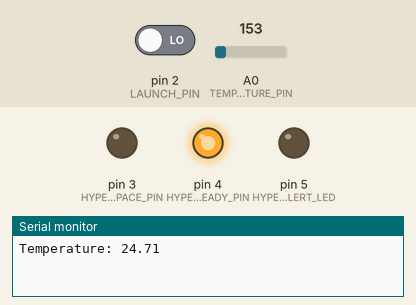
The sketch below on a simulated Arduino Uno, built with avr-gcc and run on an emulated ATmega328P. Shown: output pins drawn as LEDs (lit = HIGH), the last lines printed to the serial monitor. Dashed ring = blinking. Inputs (shaded band) come from the test bench; at power-on: A0 (TEMPERATURE_PIN) = 153, pin 2 (LAUNCH_PIN) LOW.

Above: at 5.2 s.
5.3 s: A0 (TEMPERATURE_PIN) set to 160
At 5.51 s:
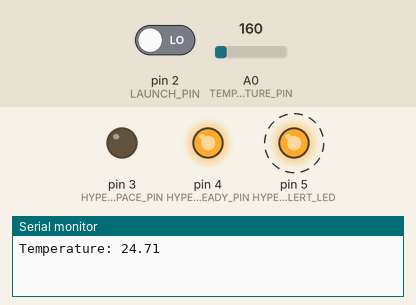
8.3 s: pin 2 (LAUNCH_PIN) driven HIGH
At 8.48 s:
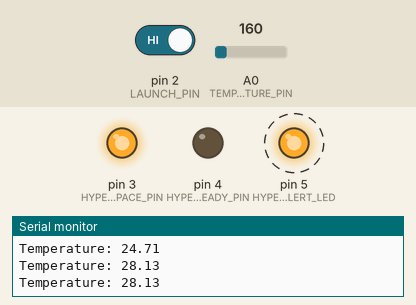
11.3 s: A0 (TEMPERATURE_PIN) set to 133
At 11.3 s:
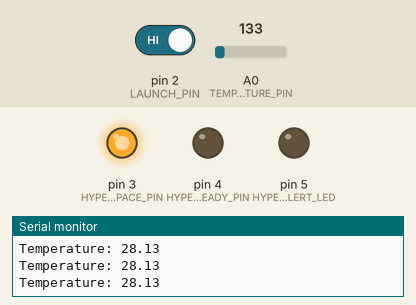
12.8 s: A0 (TEMPERATURE_PIN) set to 165
At 13.01 s:
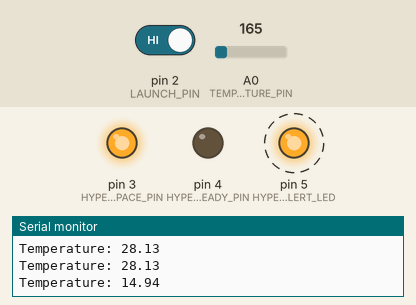
15.8 s: A0 (TEMPERATURE_PIN) set to 200
At 16.4 s:
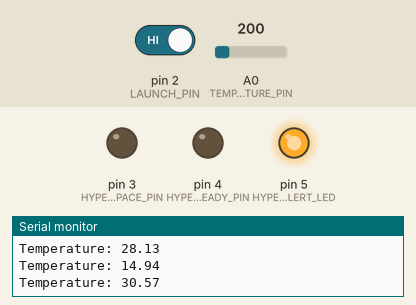
Timing chart, 0 to 18.8 s (numbered marks = the images above; inputs shaded):
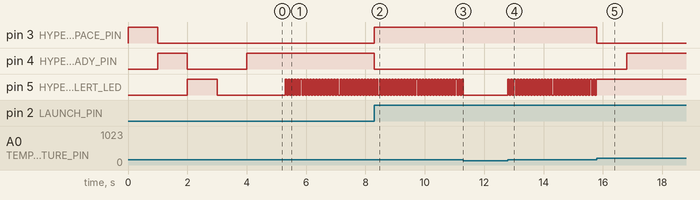

The sketch:

hyperspace_board_control.ino
```cpp
#include <stdio.h>

const uint8_t HYPERSPACE_PIN = 3;
const uint8_t HYPERSPACE_READY_PIN = 4;
const uint8_t HYPERSPACE_ALERT_LED = 5;
const uint8_t LAUNCH_PIN = 2;
const int TEMPERATURE_PIN = A0;

const uint16_t HYPERSPACE_LOADING_TIME = 1000;        // 5 seconds
const uint16_t HYPERSPACE_TEMPERATURE_ALERT = 25;     // 25 degree
const uint16_t HYPERSPACE_TEMPERATURE_SAFE_MODE = 40; // 40 degree
const uint16_t HYPERSPACE_ALERT_INTERVAL = 50;        // 50ms

const uint16_t READ_TEMP_INTERVAL = 2000; // 1 second

boolean override_save_mode = false;
uint8_t lastLaunchButtonState;
boolean hyperspaceOverheatedState = false;
unsigned long lastTemperatureReadMillis = 0;
unsigned long lastAlertMillis = 0;

#pragma region states

boolean hyperspaceAlertLedOn()
{
    return digitalRead(HYPERSPACE_ALERT_LED) == HIGH;
}

float getTemperature()
{
    float voltage = analogRead(TEMPERATURE_PIN) / 1024.0 * 5.0;
    return (voltage - 0.5) * 100;
}

boolean launchButtonPressed()
{
    return digitalRead(LAUNCH_PIN) == HIGH;
}

boolean hyperspaceReady()
{
    return digitalRead(HYPERSPACE_READY_PIN) == HIGH;
}

boolean isHyperspace()
{
    return digitalRead(HYPERSPACE_PIN) == HIGH;
}

#pragma endregion

#pragma region commands
void startHyperspace()
{
    digitalWrite(HYPERSPACE_PIN, HIGH);
    digitalWrite(HYPERSPACE_READY_PIN, LOW);
}

void stopHyperspace()
{
    digitalWrite(HYPERSPACE_PIN, LOW);
    loadHyperspace();
}

void handleHyperspaceOverheat()
{
    if (hyperspaceOverheatedState)
    {
        stopHyperspace();
    }
}

void loadHyperspace()
{

    delay(HYPERSPACE_LOADING_TIME);
    digitalWrite(HYPERSPACE_READY_PIN, HIGH);
}
#pragma endregion

void setup()
{
    Serial.begin(9600);
    spaceship_setup();
}

void loop()
{
    spaceship_loop();
}
void spaceship_setup()
{
    pinMode(HYPERSPACE_PIN, OUTPUT);
    pinMode(HYPERSPACE_READY_PIN, OUTPUT);
    pinMode(HYPERSPACE_ALERT_LED, OUTPUT);
    pinMode(LAUNCH_PIN, INPUT);

    check_module(HYPERSPACE_PIN);
    check_module(HYPERSPACE_READY_PIN);
    check_module(HYPERSPACE_ALERT_LED);
    lastLaunchButtonState = launchButtonPressed();
    loadHyperspace();
}

void check_module(uint8_t module)
{
    digitalWrite(module, HIGH);
    delay(1000);
    digitalWrite(module, LOW);
}

void spaceship_loop()
{

    monitorTemperature();
    hyperspaceMonitoring();

    if (launchButtonPressed() != lastLaunchButtonState && launchButtonPressed())
    {
        if (hyperspaceReady() && !isHyperspace())
        {
            startHyperspace();
        }
        else if (isHyperspace())
        {
            stopHyperspace();
        }
    }
    lastLaunchButtonState = launchButtonPressed();
}

void monitorTemperature()
{
    if (millis() - lastTemperatureReadMillis > READ_TEMP_INTERVAL)
    {
        lastTemperatureReadMillis = millis();
        Serial.println("Temperature: " + String(getTemperature()));
    }
}

void hyperspaceMonitoring()
{

    handleAlertLed();

    handleHyperspaceOverheat();
}
void handleAlertLed()
{

    if (getTemperature() > HYPERSPACE_TEMPERATURE_ALERT && getTemperature() < HYPERSPACE_TEMPERATURE_SAFE_MODE)
    {
        if (millis() - lastAlertMillis > HYPERSPACE_ALERT_INTERVAL)
        {
            lastAlertMillis = millis();
            digitalWrite(HYPERSPACE_ALERT_LED, !hyperspaceAlertLedOn());
        }
    }

    else if (getTemperature() > HYPERSPACE_TEMPERATURE_SAFE_MODE)
    {
        digitalWrite(HYPERSPACE_ALERT_LED, HIGH);
        hyperspaceOverheatedState = true;
    }
    else
    {
        digitalWrite(HYPERSPACE_ALERT_LED, LOW);
    }
}
```

Measured:
- the behaviour switches between 153 and 154 on A0 (TEMPERATURE_PIN) (found by bisection; images 0 and 1)
- the behaviour switches between 184 and 185 on A0 (TEMPERATURE_PIN) (found by bisection; images 4 and 5)
- after the input at 5.3 s, pin 5 (HYPERSPACE_ALERT_LED): alternates HIGH for 0.05 s and LOW for 0.05 s, starting at once
- after the input at 8.3 s, pin 3 (HYPERSPACE_PIN): LOW → HIGH at once; pin 4 (HYPERSPACE_READY_PIN): HIGH → LOW at once
- after the input at 11.3 s, pin 5 (HYPERSPACE_ALERT_LED): stops changing and stays LOW
- after the input at 12.8 s, pin 5 (HYPERSPACE_ALERT_LED): alternates HIGH for 0.05 s and LOW for 0.05 s, starting at once
- after the input at 15.8 s, pin 3 (HYPERSPACE_PIN): HIGH → LOW at once; pin 4 (HYPERSPACE_READY_PIN): LOW → HIGH after 1.0 s; pin 5 (HYPERSPACE_ALERT_LED): stops changing and stays HIGH
